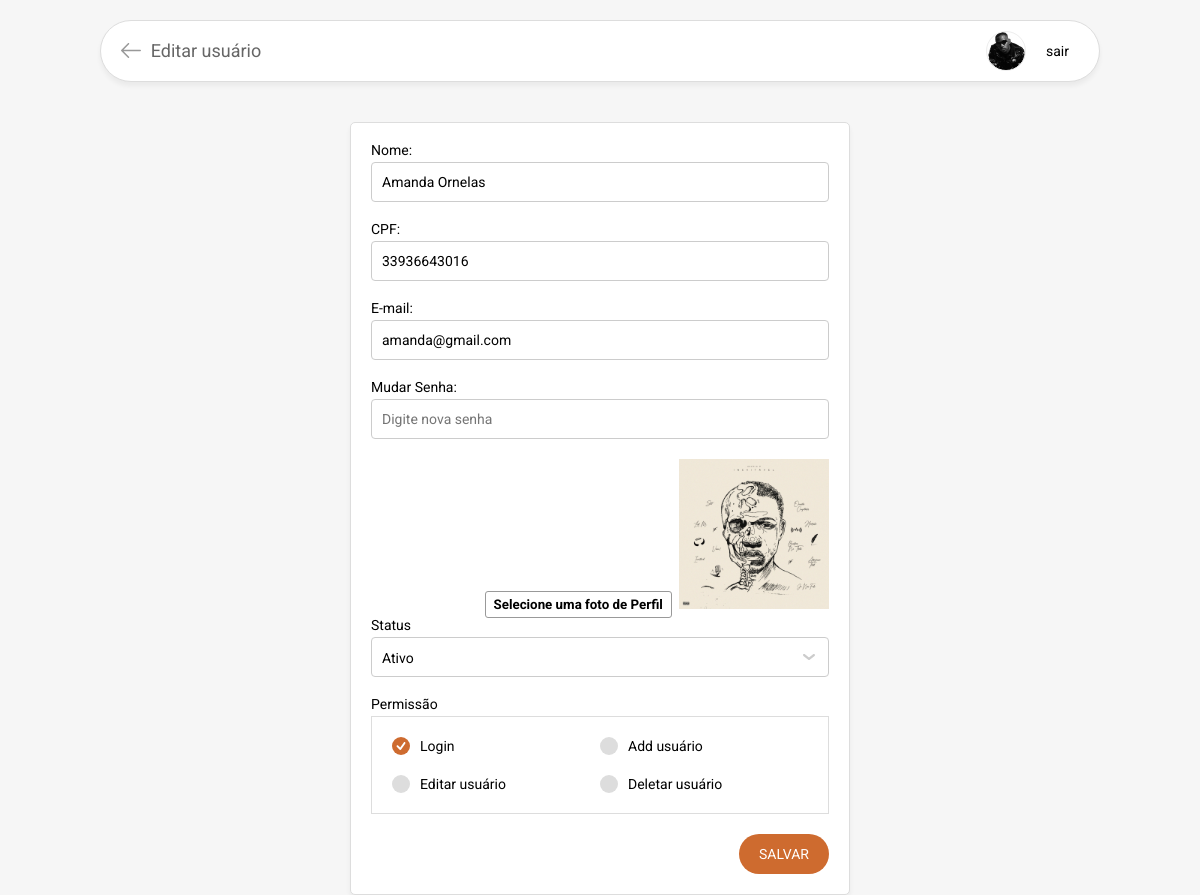
The page /editar-usuario?id=14 (signed in) on the database its author committed.
### tables this page shows
CREATE TABLE IF NOT EXISTS `usuario` (
  `id` int NOT NULL AUTO_INCREMENT,
  `uuid` char(36) NOT NULL,
  `nome` varchar(100) NOT NULL,
  `cpf` bigint(11) UNSIGNED ZEROFILL NOT NULL,
  `email` varchar(100) NOT NULL,
  `senha` text NOT NULL,
  `permissao` varchar(100) NOT NULL,
  `data_criacao` datetime NOT NULL,
  `data_atualizacao` datetime NOT NULL,
  `status` int NOT NULL,
  `img` varchar(255) DEFAULT NULL,
  PRIMARY KEY (`id`),
  UNIQUE KEY `uuid` (`uuid`),
  UNIQUE KEY `cpf` (`cpf`)
);

### classes/Connection.php (called while the page is built)
<?php
	class Connection{
		private static $pdo;
		public static function conectar(){
			if(self::$pdo == null){
				try{
				self::$pdo = new PDO('mysql:host='.HOST.';dbname='.DATABASE,USER,PASSWORD,array(PDO::MYSQL_ATTR_INIT_COMMAND => "SET NAMES utf8"));
				self::$pdo->setAttribute(PDO::ATTR_ERRMODE,PDO::ERRMODE_EXCEPTION);
				}catch(Exception $e){
					echo '<h2>Erro ao conectar</h2>';
				}
			}
			return self::$pdo;
		}
	}
?>

### pages/editar-usuario.php (the view, shortened to what this page needs)
<?php
if (isset($_GET['id'])) {
    $id = $_GET['id'];
    $sql = Connection::conectar()->prepare("SELECT * FROM `usuario` WHERE id = ?");
    $sql->execute(array($id));
    $info = $sql->fetch();
}
?>
<?php
$adicionar = in_array(2,  $_SESSION['permissao']);
$editar = in_array(1,  $_SESSION['permissao']);
$apagar = in_array(0,  $_SESSION['permissao']);
?>
<form class="cadastro" method="post" enctype="multipart/form-data">
    <div class="input">
        <label for="input_nome">Nome:</label>
        <input type="text" id="input_nome" name="nome" value="<?= $info['nome']; ?>" placeholder="Digite um nome">
    </div>
    <div class="input">
        <label for="input_cpf">CPF:</label>
        <input type="text" id="input_cpf" name="cpf" value="<?= $info['cpf']; ?>" placeholder="Digite um CPF">
    </div>
    <div class="input">
        <label for="input_email">E-mail:</label>
        <input type="text" id="input_email" name="email" value="<?= $info['email']; ?>" placeholder="Digite um e-mail">
    </div>
    <div class="input">
        <label for="input_senha">Mudar Senha:</label>
        <input type="password" id="input_senha" name="senha" value="" placeholder="Digite nova senha">
    </div>
    <div>
        <input class="custom-file-input" type="file" name="imagem">
        <?php if ($info['img'] != '') : ?>
            <img src="<?php echo INCLUDE_PATH . 'uploads/' . $info['img']; ?>" width="150">
        <?php endif; ?>
    </div>
    <div class="select">
        <label for="input_status">Status</label>
        <select name="status" id="input_status">
            <option value="1" <?= ($info['status'] == 1) ? 'selected' : '' ?>>Ativo</option>
        </select>
        <div class="seta"><img src="<?php echo INCLUDE_PATH; ?>images/seta.svg" alt=""></div>
    </div>
    <h2>Permissão</h2>
    <div class="permissao">
    <?php if ($adicionar) { ?>
        <div class="checkbox">
            <div class="check"><img src="<?php echo INCLUDE_PATH; ?>images/check.svg"></div>
            <label for="input_permissao_login">Login</label>
        </div>
    <?php } ?>
        <?php if ($adicionar) { ?>
            <div class="checkbox">
                <div class="check"><img src="<?php echo INCLUDE_PATH; ?>images/check.svg"></div>
                <label for="input_permissao_usuario_add">Add usuário</label>
            </div>
        <?php } ?>
        <?php if ($editar) { ?>
            <div class="checkbox">
                <div class="check"><img src="<?php echo INCLUDE_PATH; ?>images/check.svg"></div>
                <label for="input_permissao_usuario_editar">Editar usuário</label>
            </div>
        <?php } ?>
        <?php if ($apagar) { ?>
            <div class="checkbox">
                <div class="check"><img src="<?php echo INCLUDE_PATH; ?>images/check.svg"></div>
                <label for="input_permissao_usuario_deletar">Deletar usuário</label>
            </div>
        <?php } ?>
    </div>
    <button type="submit" name="acao">SALVAR</button>
</form>

### css/form.css (style rules this page uses)
form { width: 100%; max-width: 500px; margin-top: 40px; background-color: #FFF; box-shadow: 0 4px 5px rgba(0,0,0,.05); border: 1px solid #DDD; border-radius: 5px; padding: 20px; display: flex; flex-direction: column; align-items: flex-end; }
form .select, form .input { width: 100%; position: relative; margin-bottom: 20px; display: flex; flex-direction: column; }
form .select label, form .input label { font-size: 1.4rem; margin-bottom: 5px; }
form .select .seta { position: absolute; right: 0; bottom: 0; width: 40px; height: 40px; display: flex; align-items: center; justify-content: center; z-index: 2; }
form select, form .input input { width: 100%; height: 40px; position: relative; line-height: 40px; border: 1px solid #CCC; padding: 0 10px; border-radius: 4px; font-size: 1.4rem; z-index: 1; }
form h2 { width: 100%; font-size: 1.4rem; margin-bottom: 5px; }
form .permissao { width: 100%; display: flex; flex-direction: row; flex-wrap: wrap; border: 1px solid #DDD; padding: 20px 20px 0 20px; }
form .permissao .checkbox { width: 50%; position: relative; margin-bottom: 20px; display: flex; flex-direction: row; align-items: center; }
form .permissao .checkbox label { position: relative; padding-left: 10px; display: flex; font-size: 1.4rem; align-items: center; cursor: pointer; }
form .permissao .checkbox .check { width: 18px; height: 18px; background-color: #DDD; border-radius: 20px; display: flex; align-items: center; justify-content: center; }
form .permissao .checkbox .check img { display: none; }
form .permissao .checkbox input:checked ~ .check { background-color: var(--cor); }
form .permissao .checkbox input:checked ~ .check img { display: block; }
form button { height: 40px; line-height: 40px; padding: 0 20px; border-radius: 20px; background-color: var(--cor); color: #FFF; font-size: 1.4rem; margin-top: 20px; }
.custom-file-input::before { content: 'Selecione uma foto de Perfil'; display: inline-block; position: relative; background: linear-gradient(top, #f9f9f9, #e3e3e3); border: 1px solid #999; border-radius: 3px; padding: 5px 8px; outline: none; white-space: nowrap; -webkit-user-select: none; cursor: pointer; text-shadow: 1px 1px #fff; font-weight: 700; font-size: 10pt; }

### css/template.css (style rules this page uses)
body { background-color: #F6F6F6; }

### rows shown on the page
usuario: nome "Amanda Ornelas", cpf "33936643016", email "amanda@gmail.com", img (picture), status "Ativo"
